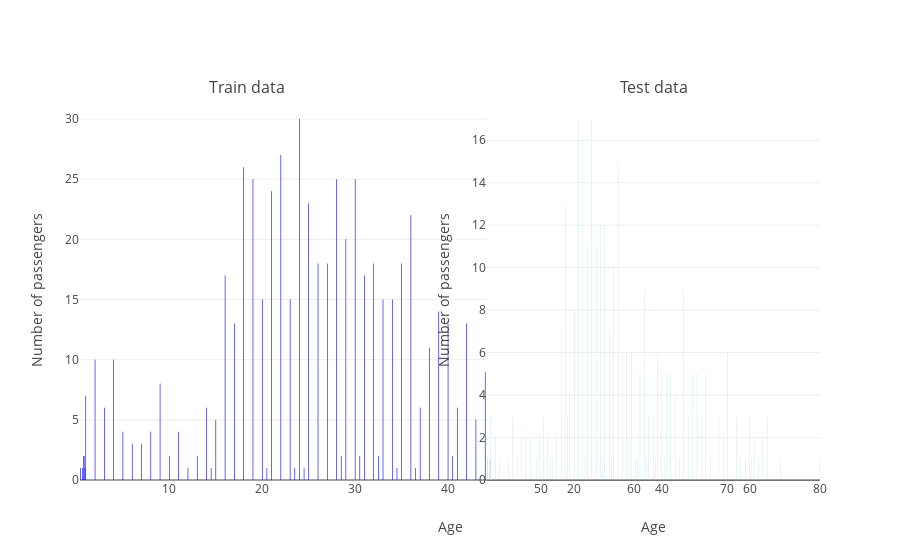

Source (notebook cell):
### Markdown cell above
From the total female passengers, 74% survived.  
In the same time, from the total male passengers, only 18% survived.

### Code cell
plot_two_bar(get_categories(train_df,'Age'), get_categories(test_df,'Age'), 
             'Train data', 'Test data',
             'Age', 'Number of passengers')

### Figure 1 — Plotly figure (JSON) as saved in the notebook; plotly's stock layout.template omitted (floating-point values rounded to 4 significant figures)
{"data": [{"marker": {"color": "Blue"}, "text": [24, 22, 18, 19, 30, 28, 21, 25, 36, 29, 32, 27, 35, 26, 16, 31, 20, 33, 23, 34, 39, 17, 42, 40, 45, 38, 50, 2, 4, 47, 44, 48, 54, 9, 1, 51, 52, 14, 3, 49, 41, 37, 15, 43, 58, 11, 62, 60, 8, 56, 5, 46, 65, 7, 6, 61, 55, 28.5, 71, 59, 63, 0.83, 30.5, 70, 57, 0.75, 13, 10, 64, 40.5, 32.5, 45.5, 20.5, 24.5, 0.67, 14.5, 0.92, 74, 34.5, 80, 12, 36.5, 53, 55.5, 70.5, 66, 23.5, 0.42], "type": "bar", "x": [24, 22, 18, 19, 30, 28, 21, 25, 36, 29, 32, 27, 35, 26, 16, 31, 20, 33, 23, 34, 39, 17, 42, 40, 45, 38, 50, 2, 4, 47, 44, 48, 54, 9, 1, 51, 52, 14, 3, 49, 41, 37, 15, 43, 58, 11, 62, 60, 8, 56, 5, 46, 65, 7, 6, 61, 55, 28.5, 71, 59, 63, 0.83, 30.5, 70, 57, 0.75, 13, 10, 64, 40.5, 32.5, 45.5, 20.5, 24.5, 0.67, 14.5, 0.92, 74, 34.5, 80, 12, 36.5, 53, 55.5, 70.5, 66, 23.5, 0.42], "xaxis": "x1", "y": [30, 27, 26, 25, 25, 25, 24, 23, 22, 20, 18, 18, 18, 18, 17, 17, 15, 15, 15, 15, 14, 13, 13, 13, 12, 11, 10, 10, 10, 9, 9, 9, 8, 8, 7, 7, 6, 6, 6, 6, 6, 6, 5, 5, 5, 4, 4, 4, 4, 4, 4, 3, 3, 3, 3, 3, 2, 2, 2, 2, 2, 2, 2, 2, 2, 2, 2, 2, 2, 2, 2, 2, 1, 1, 1, 1, 1, 1, 1, 1, 1, 1, 1, 1, 1, 1, 1, 1], "yaxis": "y1"}, {"marker": {"color": "Lightblue"}, "text": [24, 21, 22, 30, 18, 27, 26, 25, 23, 29, 36, 45, 20, 17, 28, 32, 31, 55, 33, 39, 35, 41, 47, 40, 50, 42, 48, 19, 43, 1, 49, 6, 13, 60, 53, 18.5, 46, 64, 38, 57, 37, 10, 61, 32.5, 2, 16, 12, 9, 54, 8, 63, 14, 22.5, 62, 0.83, 67, 28.5, 0.33, 0.17, 38.5, 3, 51, 5, 44, 14.5, 59, 58, 0.75, 0.92, 36.5, 40.5, 11.5, 34, 15, 7, 60.5, 26.5, 76, 34.5], "type": "bar", "x": [24, 21, 22, 30, 18, 27, 26, 25, 23, 29, 36, 45, 20, 17, 28, 32, 31, 55, 33, 39, 35, 41, 47, 40, 50, 42, 48, 19, 43, 1, 49, 6, 13, 60, 53, 18.5, 46, 64, 38, 57, 37, 10, 61, 32.5, 2, 16, 12, 9, 54, 8, 63, 14, 22.5, 62, 0.83, 67, 28.5, 0.33, 0.17, 38.5, 3, 51, 5, 44, 14.5, 59, 58, 0.75, 0.92, 36.5, 40.5, 11.5, 34, 15, 7, 60.5, 26.5, 76, 34.5], "xaxis": "x2", "y": [17, 17, 16, 15, 13, 12, 12, 11, 11, 10, 9, 9, 8, 7, 7, 6, 6, 6, 6, 6, 5, 5, 5, 5, 5, 5, 5, 4, 4, 3, 3, 3, 3, 3, 3, 3, 3, 3, 3, 3, 3, 2, 2, 2, 2, 2, 2, 2, 2, 2, 2, 2, 1, 1, 1, 1, 1, 1, 1, 1, 1, 1, 1, 1, 1, 1, 1, 1, 1, 1, 1, 1, 1, 1, 1, 1, 1, 1, 1], "yaxis": "y2"}], "layout": {"annotations": [{"font": {"size": 16}, "showarrow": false, "text": "Train data", "x": 0.225, "xanchor": "center", "xref": "paper", "y": 1, "yanchor": "bottom", "yref": "paper"}, {"font": {"size": 16}, "showarrow": false, "text": "Test data", "x": 0.775, "xanchor": "center", "xref": "paper", "y": 1, "yanchor": "bottom", "yref": "paper"}], "showlegend": false, "xaxis": {"title": "Age"}, "xaxis1": {"anchor": "y1", "domain": [0, 0.45]}, "xaxis2": {"anchor": "y2", "domain": [0.55, 1], "title": "Age"}, "yaxis": {"title": "Number of passengers"}, "yaxis1": {"anchor": "x1", "domain": [0, 1]}, "yaxis2": {"anchor": "x2", "domain": [0, 1], "title": "Number of passengers"}}}
